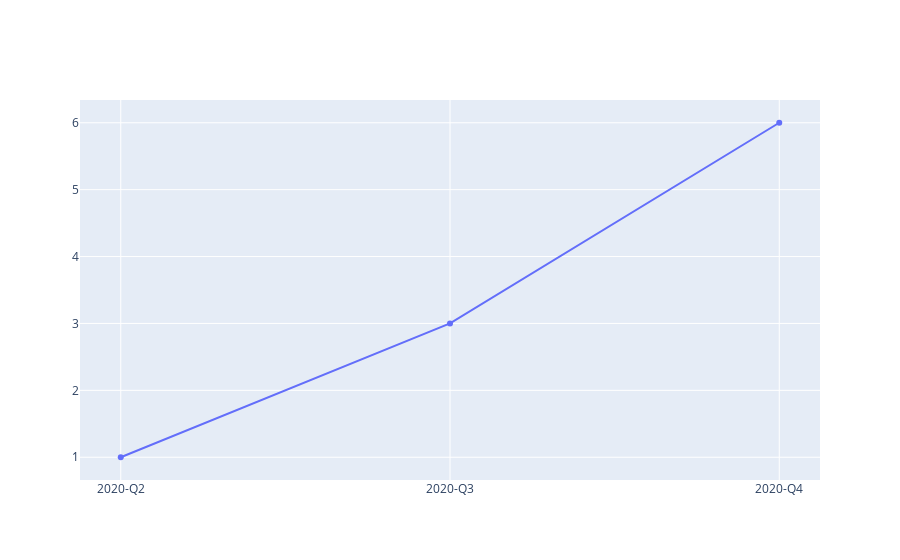

The code cell stored with this chart in its notebook:
### Code cell
#x = [datetime.datetime(year=2013, month=10, day=4),
#     datetime.datetime(year=2013, month=11, day=5),
#     datetime.datetime(year=2013, month=12, day=6)]


        
x = ['2020-Q2', '2020-Q3', '2020-Q4']

fig = go.Figure(data=[go.Scatter(x=x, y=[1, 3, 6])])
# Use datetime objects to set xaxis range
fig.update_layout(xaxis_range=[datetime.datetime(2013, 10, 17),
                               datetime.datetime(2013, 11, 20)])
fig.show()

### Figure 1 — Plotly figure (JSON) as saved in the notebook; plotly's stock layout.template omitted (floating-point values rounded to 4 significant figures)
{"data": [{"type": "scatter", "x": ["2020-Q2", "2020-Q3", "2020-Q4"], "y": [1, 3, 6]}], "layout": {"xaxis": {"range": ["2013-10-17T00:00:00", "2013-11-20T00:00:00"]}}}
